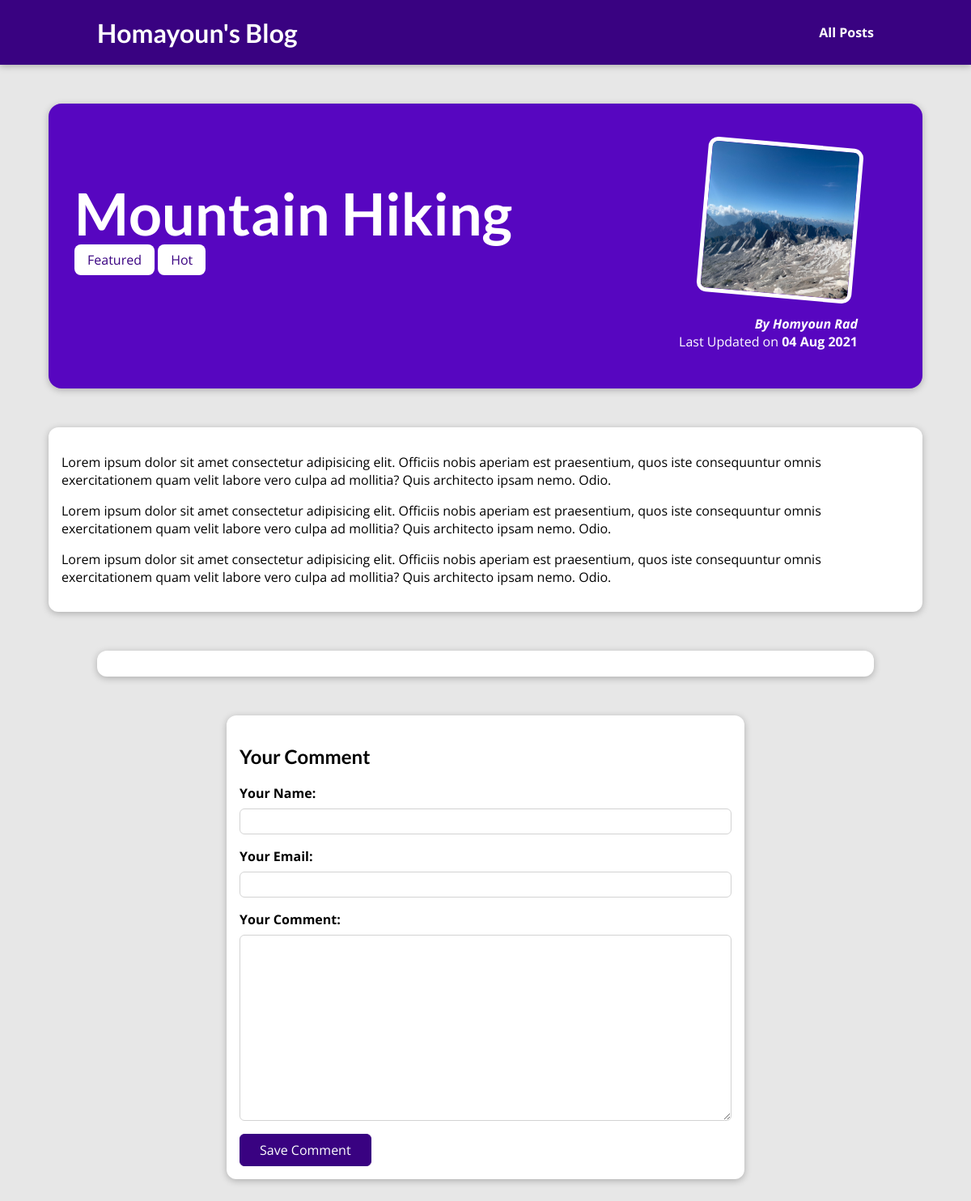
Page /posts/hike-in-the-mountains on the earlier database version.
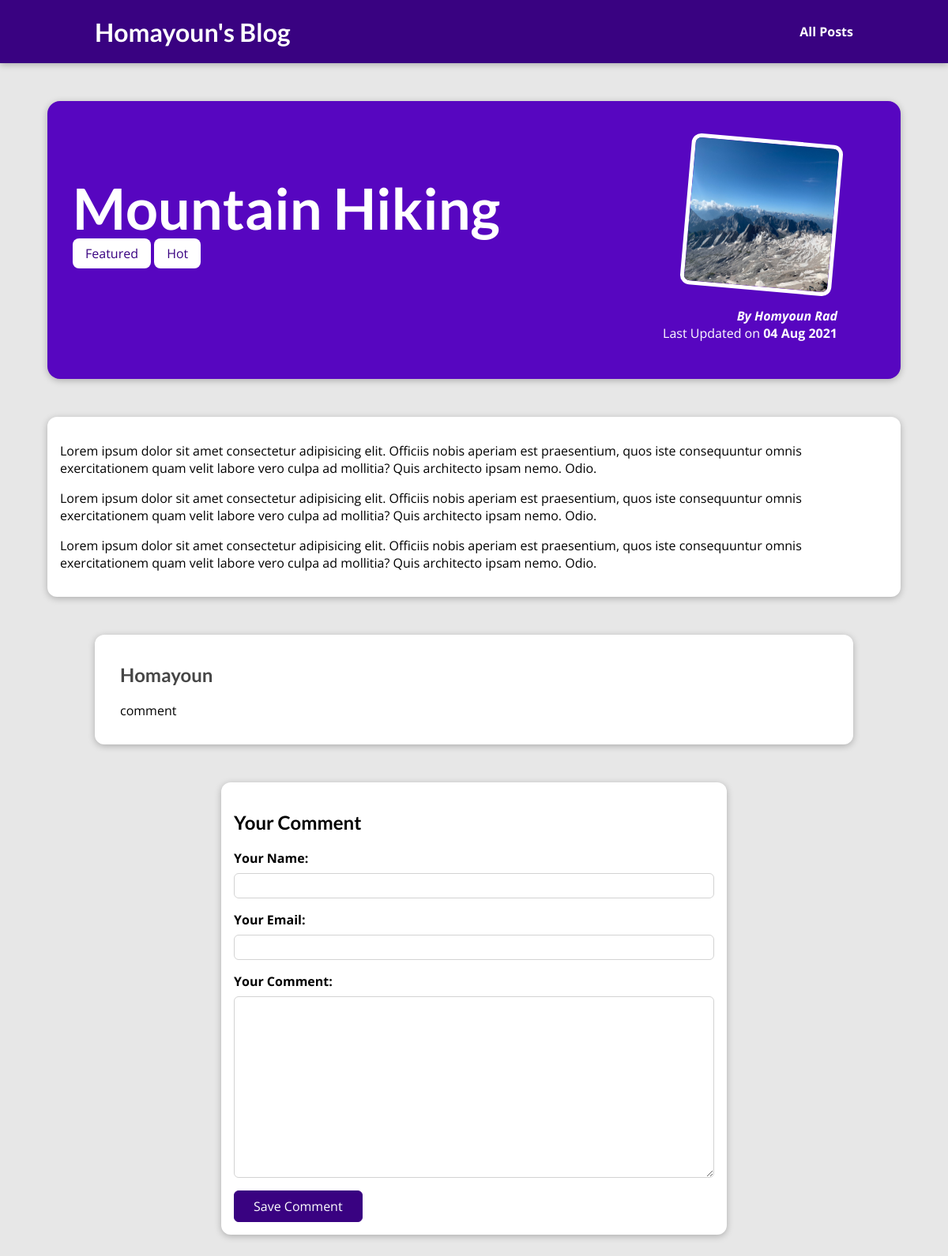
Same page on the later database version.
### blog/models.py (models this page shows, shortened)
class Post(models.Model):
    author = models.ForeignKey(Author, on_delete=models.SET_NULL, related_name="posts", null=True)
    title = models.CharField(max_length=150)
    excerpt = models.CharField(max_length=200)
    image = models.ImageField(upload_to="posts", null=True)
    date = models.DateField(auto_now=True)
    slug = models.SlugField(unique=True, db_index=True)
    content = models.TextField(validators=[MinLengthValidator(10)])
    tags = models.ManyToManyField(Tag)

class Tag(models.Model):
    caption = models.CharField(max_length=20)

class Author(models.Model):
    first_name = models.CharField(max_length=100)
    last_name = models.CharField(max_length=100)
    email = models.EmailField()
    def author(self):
        return f"{self.first_name} {self.last_name}"
    def __str__(self):
        return self.author()

class Comment(models.Model):
    user_name = models.CharField(max_length=120)
    user_email = models.EmailField()
    text = models.TextField(max_length=400)
    post = models.ForeignKey(Post, on_delete=models.CASCADE, related_name="comments")

### blog/views.py (the view, shortened to what this page needs)
# urls.py: path("posts/<slug:slug>", views.SinglePostView.as_view(), name="post-detail-page")
class SinglePostView(django.views.View):
    def get(self, request, slug):
        post = Post.objects.get(slug=slug)
        context = {
            "post": post,
            "post_tags": post.tags.all(),
            "comment_form": CommentForm(),
            "comments": post.comments.all().order_by("-id")
        }
        return render(request, "blog/post-detail.html", context)

### blog/forms.py
class CommentForm(forms.ModelForm):
    class Meta:
        model = Comment
        exclude = ["post"]
        labels = {
            "user_name": "Your Name",
            "user_email": "Your Email",
            "text": "Your Comment"
        }

### blog/templates/blog/post-detail.html (shortened to what this page needs)
{% extends "base.html" %}
{% load static %}
{% block css_files %}
    <link rel="stylesheet" href="{% static "blog/post-detail.css" %}">
{% endblock %}
{% block content %}
    <section id="summary">
        <h2>{{ post.title }}</h2>
        <div>
            {% for tag in post_tags %}
                <span class="tag">{{ tag.caption }}</span>
            {% endfor %}
        </div>
        <article>
            <img src="{{ post.image.url }}" alt={{ post.title }}>
            <address>By <a href="mailto:{{ post.author.email }}">{{ post.author|title }}</a></address>
            <div>
                Last Updated on
                <time>{{ post.date|date:"d M Y" }}</time>
            </div>
        </article>
    </section>
    <main>
        {{ post.content|linebreaks }}
    </main>
    <section id="comments">
        <ul>
            {% for comment in comments %}
                <li>
                    <h2>{{ comment.user_name }}</h2>
                    <p>{{ comment.text|linebreaks }}</p>
                </li>
            {% endfor %}
        </ul>
    </section>
    <section id="comment-form">
        <h2>Your Comment</h2>
        <form action="{% url "post-detail-page" post.slug %}" method="post">
            {% for form_field in comment_form %}
                <div class="form-control {% if form_field.errors %}invalid{% endif %}">
                    {{ form_field.label_tag }}
                    {{ form_field }}
                </div>
            {% endfor %}
            <button>Save Comment</button>
        </form>
    </section>
{% endblock %}

### templates/base.html (shortened to what this page needs)
{% load static %}
<!doctype html>
<html lang="en">
<head>
    <link rel="stylesheet" href="{% static "app.css" %}">
    {% block css_files %}{% endblock %}
</head>
<body>
<header id="main-navigation">
    <h1><a href="{% url "starting-page" %}">Homayoun's Blog</a></h1>
    <nav>
        <a href="{% url "posts-page" %}">All Posts</a>
    </nav>
</header>
{% block content %}{% endblock %}
</body>
</html>

### static/app.css (style rules this page uses)
* { box-sizing: border-box; }
html { font-family: 'Open Sans', 'Lato', sans-serif; }
body { margin: 0; }
h1, h2, h3 { font-family: 'Lato', sans-serif; font-weight: bold; }
#main-navigation { width: 100%; height: 5rem; display: flex; justify-content: space-between; align-items: center; padding: 0 10%; position: absolute; top: 0; left: 0; }
#main-navigation a { text-decoration: none; color: white; font-weight: bold; }

### blog/static/blog/post-detail.css (style rules this page uses)
body { background-color: #e7e7e7; }
#main-navigation { background-color: #390281; box-shadow: 0 2px 8px rgba(0, 0, 0, 0.25); }
#summary { margin: 8rem auto 3rem auto; padding: 2rem; width: 90%; max-width: 90rem; border-radius: 16px; background-color: #5706c0; position: relative; box-shadow: 0 2px 8px rgba(0, 0, 0, 0.25); height: 22rem; }
#summary h2 { color: white; font-size: 4.5rem; margin-bottom: 0.25rem; }
#summary article { position: absolute; top: 2rem; right: 3rem; padding: 1rem 2rem; border-radius: 12px; text-align: right; color: white; }
#summary article img { width: 12rem; height: 12rem; border-radius: 12px; transform: rotateZ(5deg); border: 5px solid white; margin-bottom: 1rem; }
#summary address { font-weight: bold; }
#summary a { color: white; text-decoration: none; }
#summary time { font-weight: bold; }
main { width: 90%; max-width: 90rem; margin: 3rem auto; background-color: white; padding: 1rem; border-radius: 12px; box-shadow: 0 2px 8px rgba(0, 0, 0, 0.25); }
.tag { background-color: white; color: #390281; padding: 0.5rem 1rem; border-radius: 8px; }
.form-control { margin-bottom: 1rem; }
.form-control label { font-weight: bold; margin-bottom: 0.5rem; display: block; }
#comment-form { margin: 3rem auto; width: 90%; max-width: 40rem; border-radius: 12px; background-color: white; box-shadow: 0 2px 8px rgba(0, 0, 0, 0.25); padding: 1rem; }
#comment-form button { font: inherit; background-color: #390281; color: white; border: 1px solid #390281; padding: 0.5rem 1.5rem; border-radius: 6px; cursor: pointer; }
.form-control input, .form-control textarea { display: block; width: 100%; font: inherit; padding: 0.25rem; border-radius: 6px; border: 1px solid lightgray; }
#comments { margin: 3rem auto; width: 90%; max-width: 60rem; border-radius: 12px; background-color: white; box-shadow: 0 2px 8px rgba(0, 0, 0, 0.25); padding: 1rem 2rem; }
#comments ul { list-style: none; margin: 0; padding: 0; }
#comments li { margin-bottom: 1rem; border-bottom: 2px solid #ccc; }
#comments li:last-of-type { border-bottom: none; }
#comments h2 { color: #464646; }

Differences in the rows shown:
added Comment: user_name "Homayoun", text "comment"
